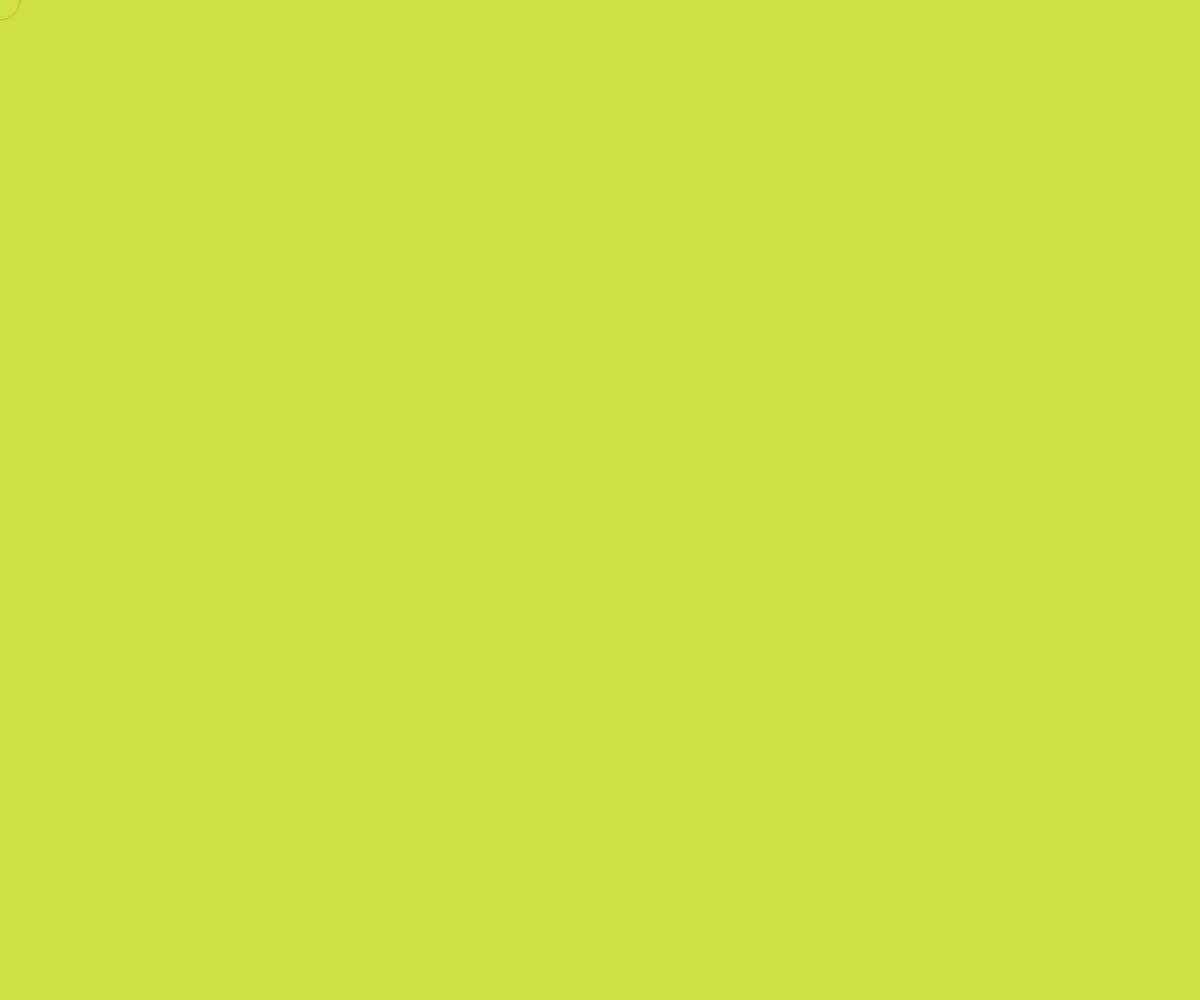
Frame 1 (no input)
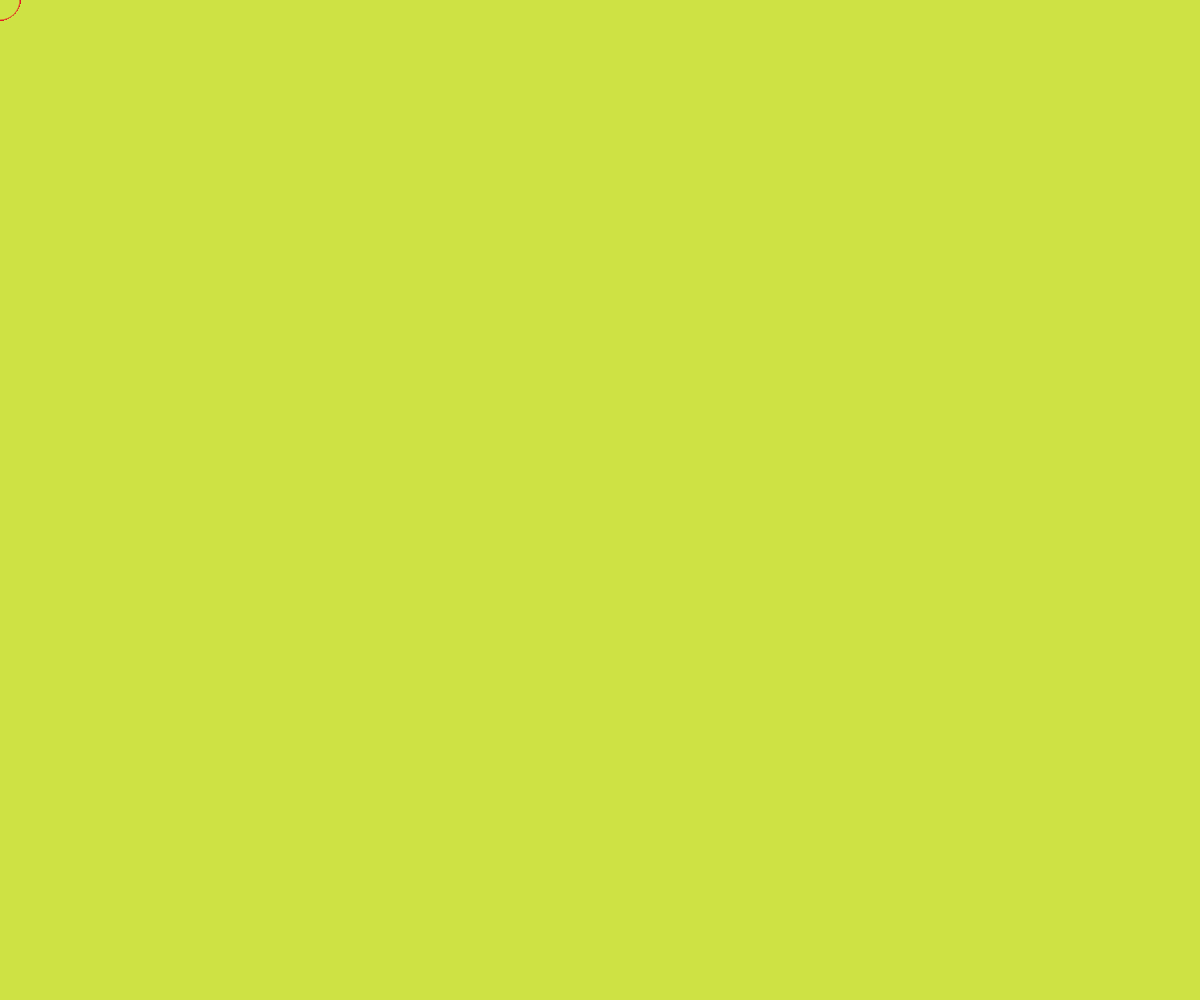
Frame 60 (no input)
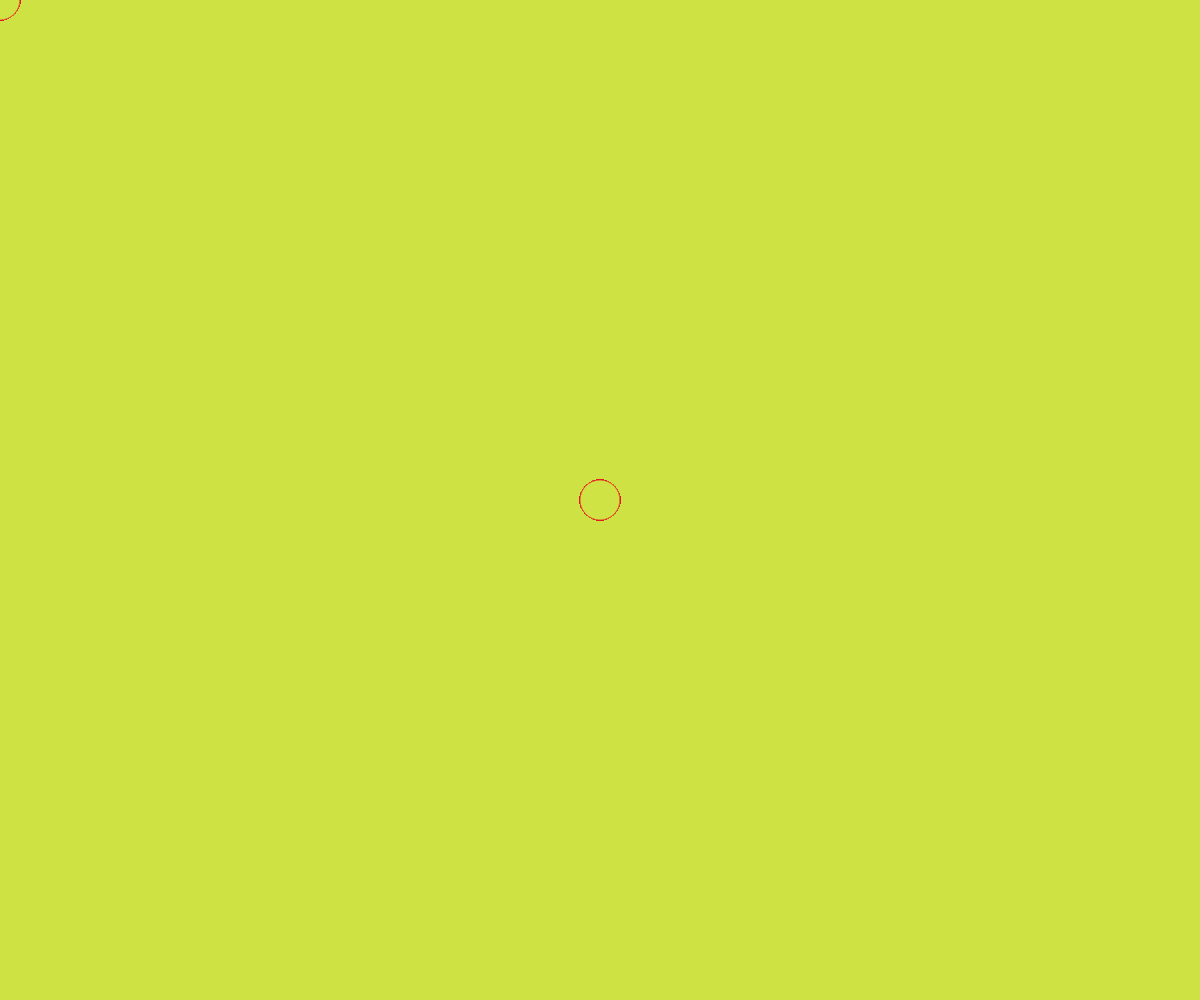
Frame 120 (the mouse pressed at the canvas centre since frame 60)

The p5.js sketch that drew these frames (run headless with seeded random() and noise() and a simulated clock; from frame 60 on, the mouse is pressed at the canvas centre):

// p5.js sketch
// ── sketch.js
function setup() {
  createCanvas(windowWidth, windowHeight);  
  background(206,226,68);

}

function draw() {
  
//  noStroke();
  stroke(237, 28, 36,80);
  fill(206,226,68,90);
  ellipse(mouseX,mouseY,40,40);
}

/*
function mousePressed(){
    background(220, 200, 200,0);
}*/
